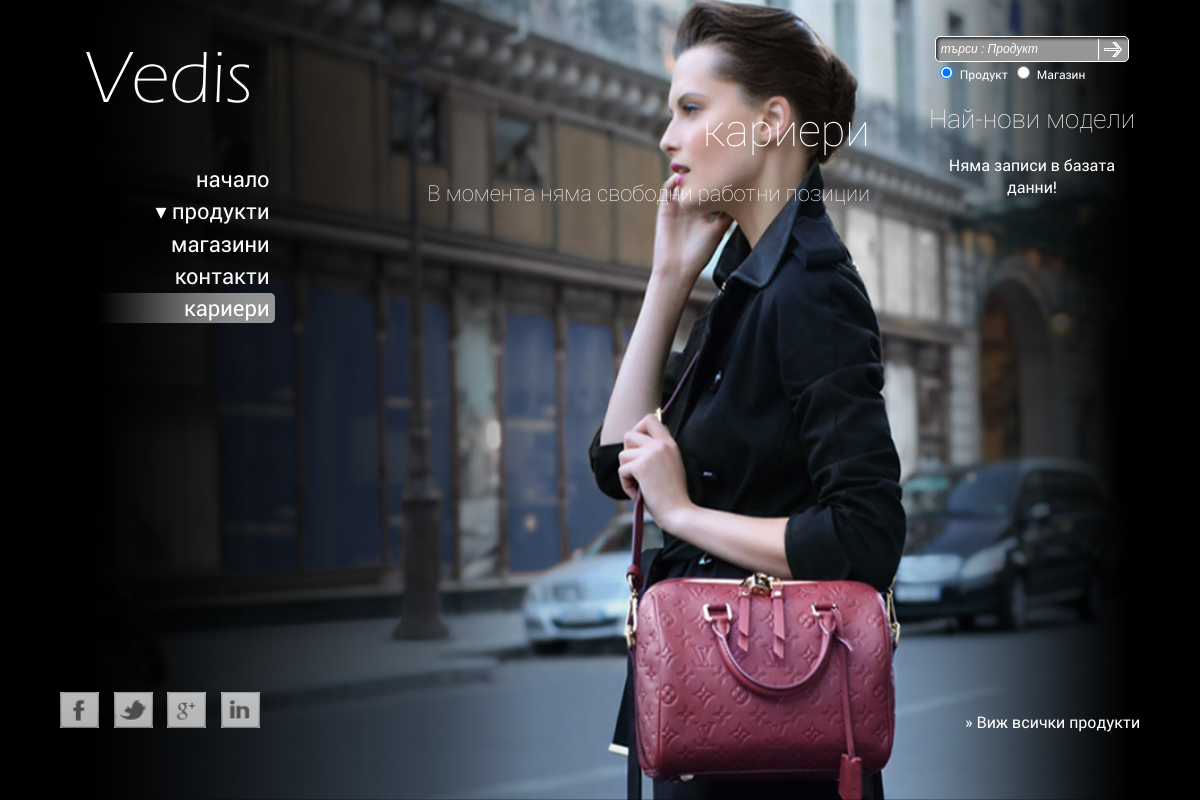
/pages/careers.php, run on an earlier commit of the app's database.
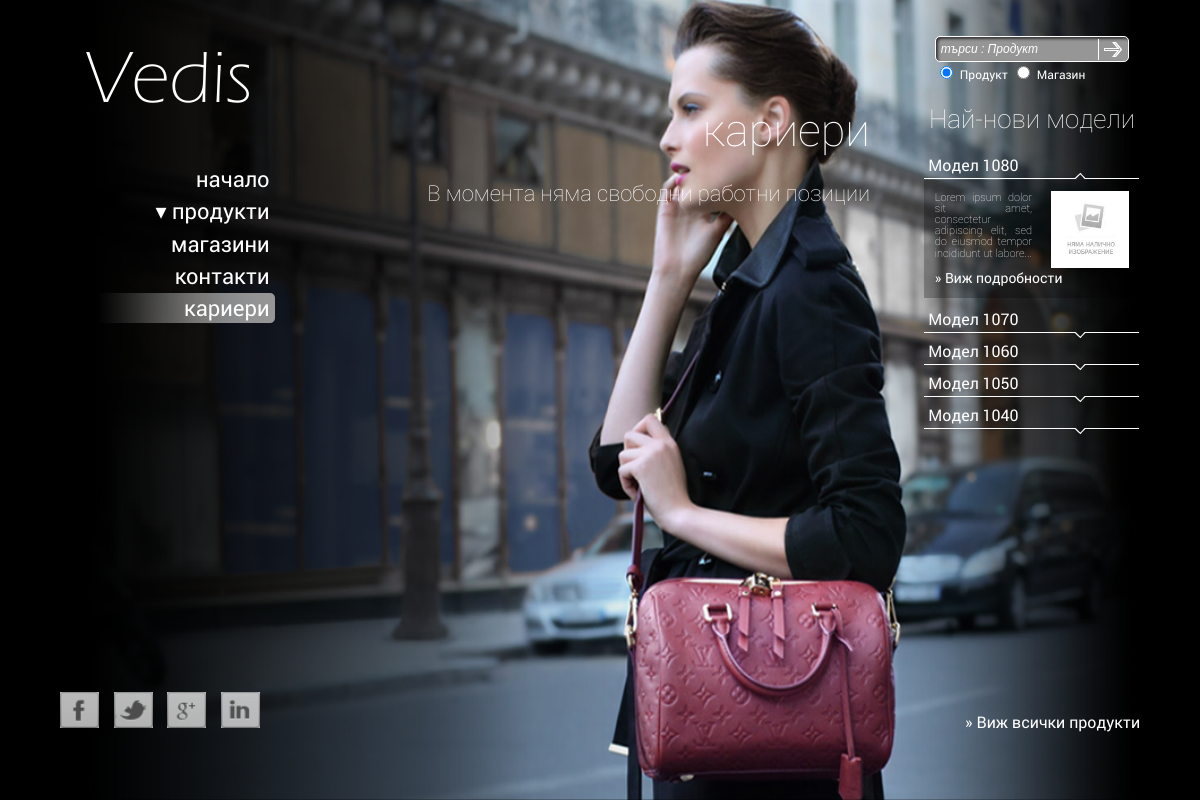
And on a later commit of the database.
### tables this page shows
CREATE TABLE IF NOT EXISTS `products` (
  `productID` int(11) unsigned NOT NULL AUTO_INCREMENT COMMENT 'primary key',
  `catalogueID` int(11) unsigned NOT NULL DEFAULT '1' COMMENT 'catalogue number',
  `typeID` tinyint(3) unsigned NOT NULL COMMENT 'type foregn key',
  `genderID` tinyint(3) unsigned NOT NULL COMMENT 'gender foreign key',
  `usageID` tinyint(3) unsigned NOT NULL COMMENT 'usage foreign key',
  `description` text NOT NULL,
  `release_date` date NOT NULL,
  `last_update` timestamp NOT NULL DEFAULT CURRENT_TIMESTAMP ON UPDATE CURRENT_TIMESTAMP,
  `is_active` enum('0','1') NOT NULL DEFAULT '1' COMMENT '0-inactive,1-active',
  PRIMARY KEY (`productID`),
  UNIQUE KEY `catalogueID` (`catalogueID`),
  KEY `typeID` (`typeID`),
  KEY `genderID` (`genderID`),
  KEY `usageID` (`usageID`)
);

### includes/DBMYSQL.class.php (called while the page is built, shortened)
<?php
class DBMYSQL {
	public $conn;
	function __construct($hostname, $username, $password, $dbname) {
		$this->hostname = $hostname;
		$this->username = $username;
		$this->password = $password;
		$this->dbname = $dbname;
		$this->conn = @new mysqli($this->hostname, $this->username, $this->password, $this->dbname);
	}
	function query($query, $start = false, $end = false)
	{
		if (!$result = $this->conn->query($query))
		{
			throw new Exception("ERROR EXECUTING QUERY [" . $query . "]: " . $this->error($result));
		}
		return $result;
	}
	function fetchArray($result)
	{
		if ($row = $result->fetch_array(MYSQLI_BOTH))
		{
			$odd = 0;
			foreach ($row as $key=>$value)
			{
				if ($odd)
				{
					$returned_row[$key] = $value;
				}
				$odd = 1 - $odd;
			}
			return $returned_row;
		}
		else
		{
			return false;
		}
	}
	function getPrKey($tablename)
	{
		$stmt = $this->query("SHOW KEYS FROM ".$tablename." WHERE Key_name = 'PRIMARY'");
		$row_arr = $this->fetchArray($stmt);
		return $row_arr['Column_name'];
	}
	function numRows($result = false)
	{
		return $result->num_rows;
	}
}
?>

### includes/last_five.php (the view, shortened to what this page needs)
<?php
$pr_key = $db->getPrKey('products');
$typeID = $db->getPrKey('product_type');
$query = "
	SELECT
	p.".$pr_key.",
	p.catalogueID as catnum,
	p.description as descr ,
	pi.name,
	pt.".$typeID." as typeID
	from products p
	LEFT JOIN product_images pi ON pi.".$pr_key." = p.".$pr_key."
	INNER JOIN product_type AS pt ON pt.".$typeID."= p.".$typeID."
	WHERE is_active = '1'
	GROUP BY p.".$pr_key."
	ORDER BY p.release_date DESC, p.last_update DESC
	LIMIT 0,5
	";
$stmt = $db->query($query);
$num_rows = $db->numRows($stmt);
if($num_rows>0)
{
	echo "<ul>";
	while($row = $db->fetchArray($stmt))
	{
		echo "<li>";
			echo "<div class='accordion_link'>";
				echo "<a href='javascript:void(0)'>Модел ".$row['catnum']."</a>";
			echo "</div>";
			echo "<div class='accordion_ithem'>";
				echo "<div class='short_text'>";
					$cut_descr = "";
					if(strlen($row['descr'])>100)
						$cut_descr = substr($row['descr'], 0, strrpos(substr($row['descr'], 0, 100), ' '))."...";
					else
						$cut_descr = $row['descr'];
					echo "<span>".$cut_descr."</span>";
				echo "</div>";
				echo "<a href='".SITE_URL.SITE_ROOT."pages/product_preview.php?".$pr_key."=".$row[$pr_key]."#product_type=".$row['typeID']."'>";
				if(isset($row['name'])&&""!=$row['name'])
					echo "<img src='".SITE_UPOLADS."product_images/".$row['name']."' alt='модел ".$row['catnum']."' title='модел ".$row['catnum']."' />";
				else
					echo "<img src='".SITE_UPOLADS."no_image.png' alt='без изображение' title='без изображение' />";
				echo "</a>";
				echo "<a class='last_model_link' href='".SITE_URL.SITE_ROOT."pages/product_preview.php?".$pr_key."=".$row[$pr_key]."#product_type=".$row['typeID']."'>&raquo; Виж подробности</a>";
			echo "</div>";
		echo "</li>";
	}
	echo "</ul>";
}
else
	echo "Няма записи в базата данни!";
 ?>

What changed in the data, as far as the page shows it:
added products: catalogueID "1080", description "Lorem ipsum dolor sit amet, consectetur adipiscing elit, sed do eiusmod tempor incididunt ut labore..."
added products: catalogueID "1070"
added products: catalogueID "1060"
added products: catalogueID "1050"
added products: catalogueID "1040"
Also different on the page:
text no longer shown: "Няма записи в базата данни!"
